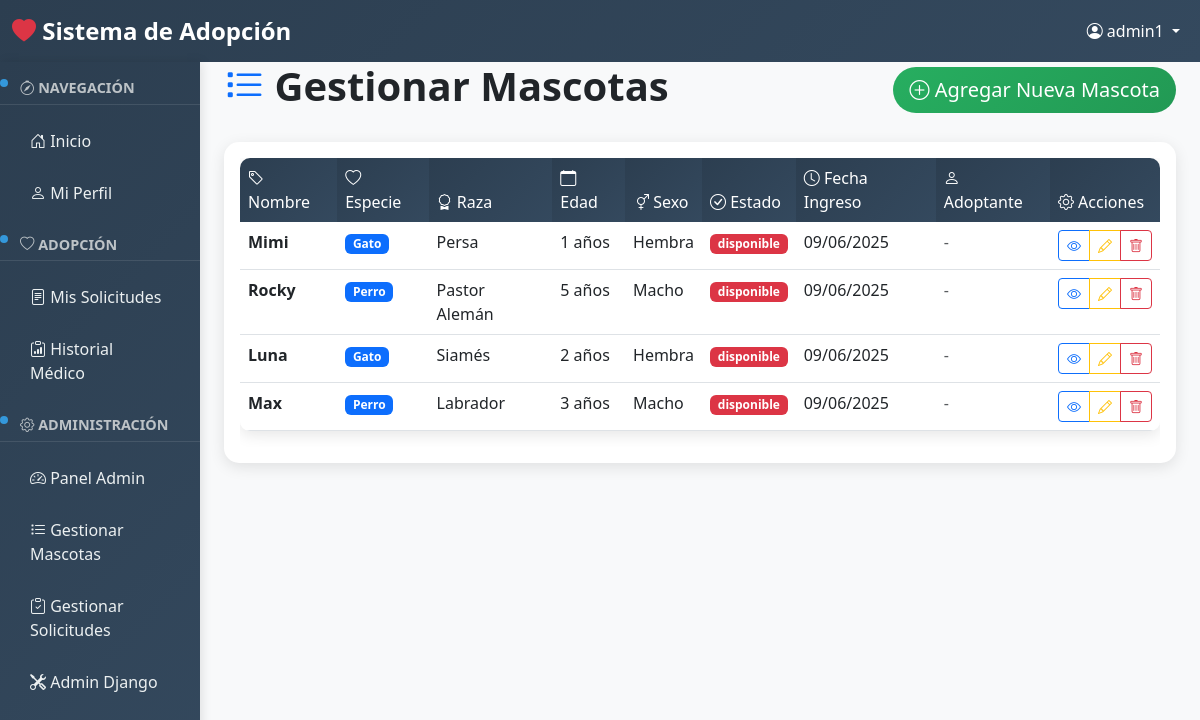
Before: /mascotas/gestionar/ (signed in) with the older database file.
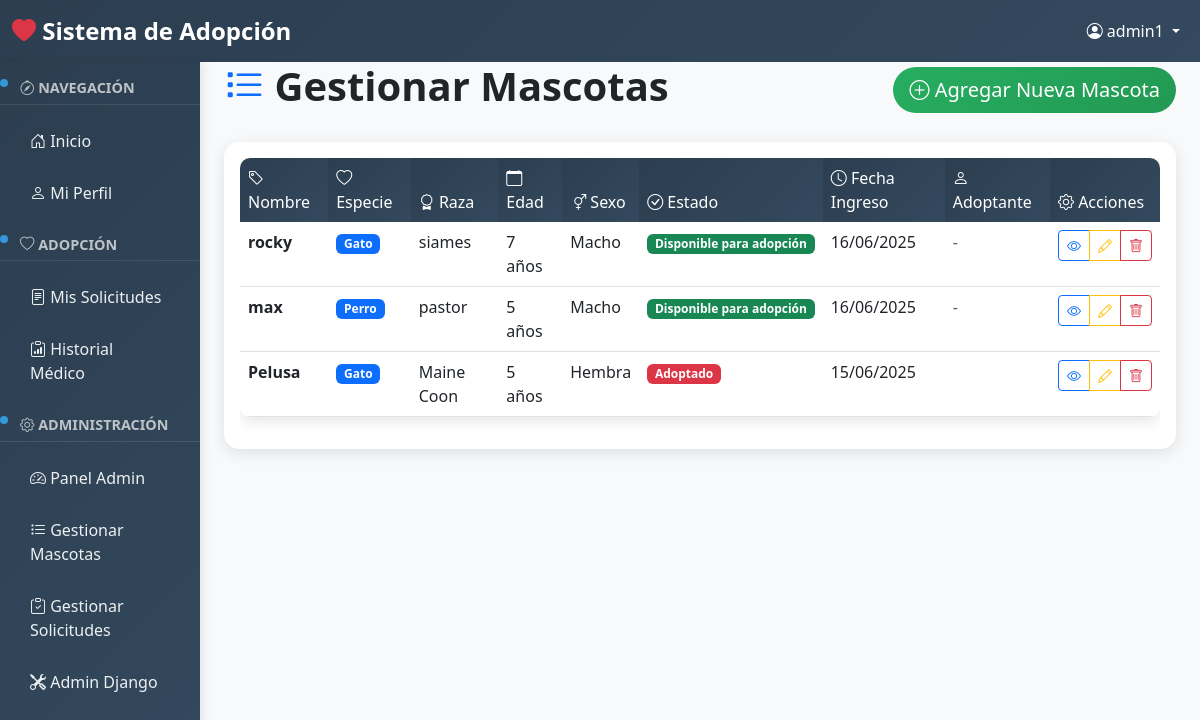
After: the same page with the newer database file.
### usuarios/models.py (models this page shows, shortened)
class Usuario(AbstractUser):
    ROLES = [
        ('adoptante', 'Adoptante'),
        ('admin', 'Administrador'),
    ]
    telefono = models.CharField(max_length=15, blank=True, verbose_name="Teléfono")
    direccion = models.TextField(blank=True, verbose_name="Dirección")
    rol = models.CharField(max_length=10, choices=ROLES, default='adoptante', verbose_name="Rol")
    fecha_registro = models.DateTimeField(default=timezone.now, verbose_name="Fecha de registro")
    class Meta:
        verbose_name = "Usuario"
        verbose_name_plural = "Usuarios"

### mascotas/models.py (models this page shows, shortened)
class Mascota(models.Model):
    ESPECIES = [
        ('perro', 'Perro'),
        ('gato', 'Gato'),
        ('ave', 'Ave'),
        ('otro', 'Otro'),
    ]
    SEXO = [
        ('macho', 'Macho'),
        ('hembra', 'Hembra'),
    ]
    ESTADO = [
        ('Disponible', 'Disponible para adopción'),
        ('adoptado', 'Adoptado'),
        ('en_proceso', 'En proceso de adopción'),
    ]
    nombre = models.CharField(max_length=100, verbose_name="Nombre")
    especie = models.CharField(max_length=15, choices=ESPECIES, verbose_name="Especie")
    raza = models.CharField(max_length=70, verbose_name="Raza")
    edad = models.PositiveIntegerField(help_text="Edad en años", verbose_name="Edad")
    sexo = models.CharField(max_length=10, choices=SEXO, verbose_name="Sexo")
    estado_adopcion = models.CharField(
        max_length= 15,
        choices=ESTADO,
        default="Disponible",
        verbose_name= "Estado de adopción"
    )
    fecha_ingreso = models.DateTimeField(default=timezone.now, verbose_name="Fecha de ingreso")
    adoptante = models.ForeignKey(
        'usuarios.Usuario',
        on_delete=models.SET_NULL,
        null=True,
        blank=True,
        related_name='mascotas_adoptadas',
        verbose_name='Adoptante'
    )
    class Meta:
        verbose_name = "Mascota"
        verbose_name_plural = "Mascotas"
        ordering = ['-fecha_ingreso']

### mascotas/views.py (the view)
# urls.py: path('gestionar/', views.gestionar, name='gestionar'),
@user_passes_test(es_admin)
def gestionar(request):
    mascotas = Mascota.objects.all()
    return render(request, 'mascotas/gestionar.html', {'mascotas': mascotas})

### usuarios/views.py (called while the page is built)
def es_admin(user):
    return user.is_authenticated and user.rol == 'admin'

### mascotas/templates/mascotas/gestionar.html (shortened to what this page needs)
{% extends 'base.html' %}
{% block content %}
<div class="container-fluid">
    <div class="row mb-4">
        <div class="col-12 d-flex justify-content-between align-items-center">
            <h1 class="display-6 fw-bold">
                <i class="bi bi-list-task text-primary"></i> Gestionar Mascotas
            </h1>
            <a href="{% url 'mascotas:agregar' %}" class="btn btn-success btn-lg">
                <i class="bi bi-plus-circle"></i> Agregar Nueva Mascota
            </a>
        </div>
    </div>
    <div class="card">
        <div class="card-body">
            <div class="table-responsive">
                <table class="table table-hover">
                    <thead>
                        <tr>
                            <th><i class="bi bi-tag"></i> Nombre</th>
                            <th><i class="bi bi-heart"></i> Especie</th>
                            <th><i class="bi bi-award"></i> Raza</th>
                            <th><i class="bi bi-calendar"></i> Edad</th>
                            <th><i class="bi bi-gender-ambiguous"></i> Sexo</th>
                            <th><i class="bi bi-check-circle"></i> Estado</th>
                            <th><i class="bi bi-clock"></i> Fecha Ingreso</th>
                            <th><i class="bi bi-person"></i> Adoptante</th>
                            <th><i class="bi bi-gear"></i> Acciones</th>
                        </tr>
                    </thead>
                    <tbody>
                        {% for mascota in mascotas %}
                            <tr>
                                <td class="fw-bold">{{ mascota.nombre }}</td>
                                <td>
                                    <span class="badge bg-primary">{{ mascota.get_especie_display }}</span>
                                </td>
                                <td>{{ mascota.raza }}</td>
                                <td>{{ mascota.edad }} años</td>
                                <td>{{ mascota.get_sexo_display }}</td>
                                <td>
                                    {% if mascota.estado_adopcion == 'Disponible' %}
                                        <span class="badge bg-success">{{ mascota.get_estado_adopcion_display }}</span>
                                    {% else %}
                                        <span class="badge bg-danger">{{ mascota.get_estado_adopcion_display }}</span>
                                    {% endif %}
                                </td>
                                <td>{{ mascota.fecha_ingreso|date:"d/m/Y" }}</td>
                                <td>
                                    {% if mascota.adoptante %}
                                        <span class="text-success fw-bold">{{ mascota.adoptante.get_full_name }}</span>
                                    {% else %}
                                        <span class="text-muted">-</span>
                                    {% endif %}
                                </td>
                                <td>
                                    <div class="btn-group" role="group">
                                        <a href="{% url 'mascotas:detalle' mascota.id %}" class="btn btn-sm btn-outline-primary">
                                            <i class="bi bi-eye"></i>
                                        </a>
                                        <a href="{% url 'mascotas:editar' mascota.id %}" class="btn btn-sm btn-outline-warning">
                                            <i class="bi bi-pencil"></i>
                                        </a>
                                        <a href="{% url 'mascotas:eliminar' mascota.id %}"
                                           class="btn btn-sm btn-outline-danger"
                                           onclick="return confirm('¿Estás seguro de que quieres eliminar a {{ mascota.nombre }}?')">
                                            <i class="bi bi-trash"></i>
                                        </a>
                                    </div>
                                </td>
                            </tr>
                        {% endfor %}
                    </tbody>
                </table>
            </div>
        </div>
    </div>
</div>
{% endblock %}

### templates/base.html (shortened to what this page needs)
<!DOCTYPE html>
<html lang="es">
<head>
    <link href="https://cdn.jsdelivr.net/npm/bootstrap@5.3.0/dist/css/bootstrap.min.css" rel="stylesheet">
    <link rel="stylesheet" href="https://cdn.jsdelivr.net/npm/bootstrap-icons@1.10.0/font/bootstrap-icons.css">
</head>
<body>
    {% if user.is_authenticated %}
        <nav class="navbar navbar-expand-lg navbar-dark" style="background: linear-gradient(135deg, var(--primary-color), #34495e);">
            <div class="container-fluid">
                <a class="navbar-brand" href="{% url 'mascotas:inicio' %}">
                    <i class="bi bi-heart-fill text-danger"></i> Sistema de Adopción
                </a>
                <div class="navbar-nav ms-auto">
                    <div class="nav-item dropdown">
                        <a class="nav-link dropdown-toggle text-white" href="#" role="button" data-bs-toggle="dropdown">
                            <i class="bi bi-person-circle"></i> {{ user.get_full_name|default:user.username }}
                        </a>
                    </div>
                </div>
            </div>
        </nav>
        <div class="container-fluid">
            <div class="row">
                <div class="col-md-3 col-lg-2 px-0">
                    <div class="sidebar">
                        <div class="section-title">
                            <i class="bi bi-compass"></i> Navegación
                        </div>
                        <nav class="nav flex-column">
                            <a class="nav-link" href="{% url 'mascotas:inicio' %}">
                                <i class="bi bi-house-door"></i> Inicio
                            </a>
                            <a class="nav-link" href="{% url 'usuarios:perfil' %}">
                                <i class="bi bi-person"></i> Mi Perfil
                            </a>
                        </nav>
                        <div class="section-title">
                            <i class="bi bi-heart"></i> Adopción
                        </div>
                        <nav class="nav flex-column">
                            <a class="nav-link" href="{% url 'solicitudes:mis_solicitudes' %}">
                                <i class="bi bi-file-text"></i> Mis Solicitudes
                            </a>
                            <a class="nav-link" href="{% url 'historiales:lista' %}">
                                <i class="bi bi-clipboard-data"></i> Historial Médico
                            </a>
                        </nav>
                        {% if user.rol == 'admin' %}
                            <div class="section-title">
                                <i class="bi bi-gear"></i> Administración
                            </div>
                            <nav class="nav flex-column">
                                <a class="nav-link" href="{% url 'usuarios:panel_admin' %}">
                                    <i class="bi bi-speedometer2"></i> Panel Admin
                                </a>
                                <a class="nav-link" href="{% url 'mascotas:gestionar' %}">
                                    <i class="bi bi-list-task"></i> Gestionar Mascotas
                                </a>
                                <a class="nav-link" href="{% url 'solicitudes:gestionar' %}">
                                    <i class="bi bi-clipboard-check"></i> Gestionar Solicitudes
                                </a>
                                <a class="nav-link" href="/admin/" target="_blank">
                                    <i class="bi bi-tools"></i> Admin Django
                                </a>
                            </nav>
                        {% endif %}
                    </div>
                </div>
                <div class="col-md-9 col-lg-10">
                    <div class="main-content">
                        {% block content %}{% endblock %}
                    </div>
                </div>
            </div>
        </div>
    {% endif %}
</body>
</html>

### templates/base.html (style rules this page uses)
:root { --primary-color: #2c3e50; --secondary-color: #3498db; --accent-color: #e74c3c; --success-color: #27ae60; --warning-color: #f39c12; }
body { background-color: #f8f9fa; font-family: 'Segoe UI', Tahoma, Geneva, Verdana, sans-serif; }
.navbar-brand { font-weight: bold; font-size: 1.5rem; }
.sidebar { background: linear-gradient(135deg, var(--primary-color), #34495e); min-height: 100vh; box-shadow: 2px 0 10px rgba(0,0,0,0.1); position: sticky; top: 0; }
.sidebar .nav-link { color: #ecf0f1 !important; padding: 12px 20px; border-radius: 8px; margin: 2px 10px; transition: all 0.3s ease; }
.sidebar .section-title { position: relative; color: #bdc3c7; font-size: 0.9rem; font-weight: bold; text-transform: uppercase; padding: 15px 20px 5px; border-bottom: 1px solid rgba(255,255,255,0.1); margin-bottom: 10px; }
.sidebar .section-title::before { content: ''; position: absolute; left: 0; top: 50%; transform: translateY(-50%); width: 8px; height: 8px; background-color: var(--secondary-color); border-radius: 50%; animation: pulse 2s infinite; }
.card { border: none; border-radius: 15px; box-shadow: 0 4px 15px rgba(0,0,0,0.1); transition: transform 0.3s ease; animation: fadeInUp 0.6s ease-in-out; }
.btn-success { background: linear-gradient(135deg, var(--success-color), #229954); border: none; border-radius: 25px; }
.table { border-radius: 10px; overflow: hidden; box-shadow: 0 4px 15px rgba(0,0,0,0.1); }
.table thead th { background: linear-gradient(135deg, var(--primary-color), #34495e); color: white; border: none; font-weight: 500; }

Changed rows visible on the page:
removed Mascota: nombre "Mimi", especie "Gato", raza "Persa", edad "1", sexo "Hembra", estado_adopcion "disponible", fecha_ingreso "09/06/2025"
removed Mascota: nombre "Rocky", especie "Perro", raza "Pastor Alemán", edad "5", sexo "Macho", estado_adopcion "disponible", fecha_ingreso "09/06/2025"
removed Mascota: nombre "Luna", especie "Gato", raza "Siamés", edad "2", sexo "Hembra", estado_adopcion "disponible", fecha_ingreso "09/06/2025"
removed Mascota: nombre "Max", especie "Perro", raza "Labrador", edad "3", sexo "Macho", estado_adopcion "disponible", fecha_ingreso "09/06/2025"
added Mascota: nombre "rocky", especie "Gato", raza "siames", edad "7", sexo "Macho", estado_adopcion "Disponible para adopción", fecha_ingreso "16/06/2025"
added Mascota: nombre "max", especie "Perro", raza "pastor", edad "5", sexo "Macho", estado_adopcion "Disponible para adopción", fecha_ingreso "16/06/2025"
added Mascota: nombre "Pelusa", especie "Gato", raza "Maine Coon", edad "5", sexo "Hembra", estado_adopcion "Adoptado", fecha_ingreso "15/06/2025"
